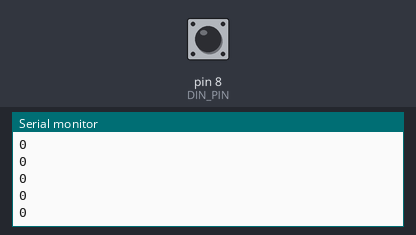
The sketch below on a simulated Arduino Uno, built with avr-gcc and run on an emulated ATmega328P. On the bench: the last lines printed to the serial monitor. The test bench sets the inputs (shaded band); at power-on: pin 8 (DIN_PIN) HIGH.

Above: at 1.2 s.
1.3 s: pin 8 (DIN_PIN) pulled LOW for 0.15 s
At 2.4 s:
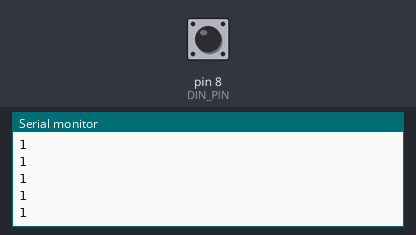
2.9 s: pin 8 (DIN_PIN) pulled LOW for 1 s
At 4.0 s:
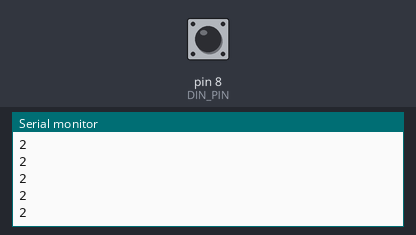
5.4 s: pin 8 (DIN_PIN) pulled LOW for 0.15 s
At 6.1 s:
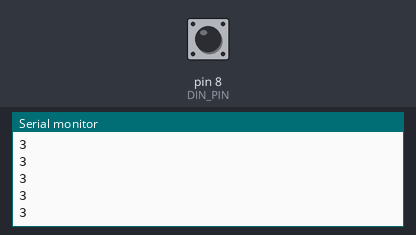
Timing chart, 0 to 7.8 s (numbered marks = the images above; inputs shaded):
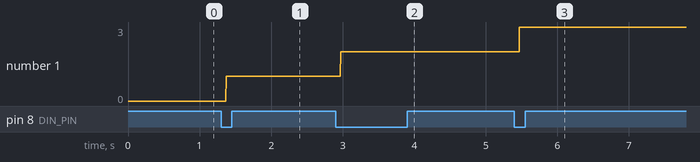

The sketch:

sketch_oct07a.ino
```cpp
const int DIN_PIN = 8;

void setup(){
    pinMode( DIN_PIN, INPUT_PULLUP );
    Serial.begin( 9600 );
}
int a=0,b=0;
int check=0;
/*
void loop(){
    if(digitalRead( DIN_PIN )==0){
      a++;
      while(digitalRead( DIN_PIN )==0){}
      }
    Serial.println(a);
    delay(100);
}*/
void loop(){
  if(check==0){
    if(digitalRead( DIN_PIN )==0){
      a++;
      check=1;
        }
    }
Serial.println(a);
  if(digitalRead(DIN_PIN)==1){
  check=0;
   }
}
```

Measured:
- after the input at 1.3 s, the serial monitor: prints a new line after 0.07 s (image 1)
- after the input at 2.9 s, the serial monitor: prints a new line after 0.07 s (image 2)
- after the input at 5.4 s, the serial monitor: prints a new line after 0.07 s (image 3)
- plotted number 1: 0 → 1 after the input at 1.3 s, 1 → 2 after the input at 2.9 s, 2 → 3 after the input at 5.4 s
